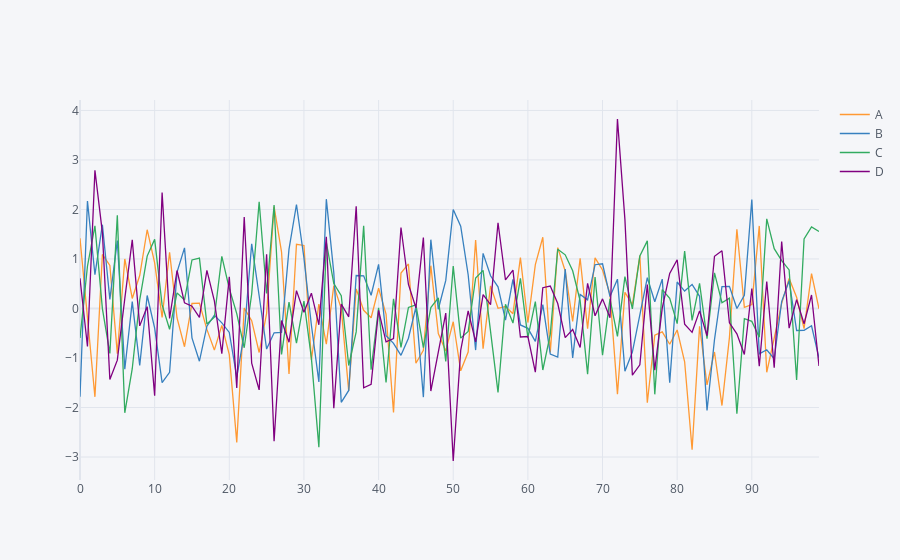

The notebook cell this image was saved under:
### Code cell
#TO GET AN INTERACTIVE PLOT( I- PLOT)!
df.iplot()
